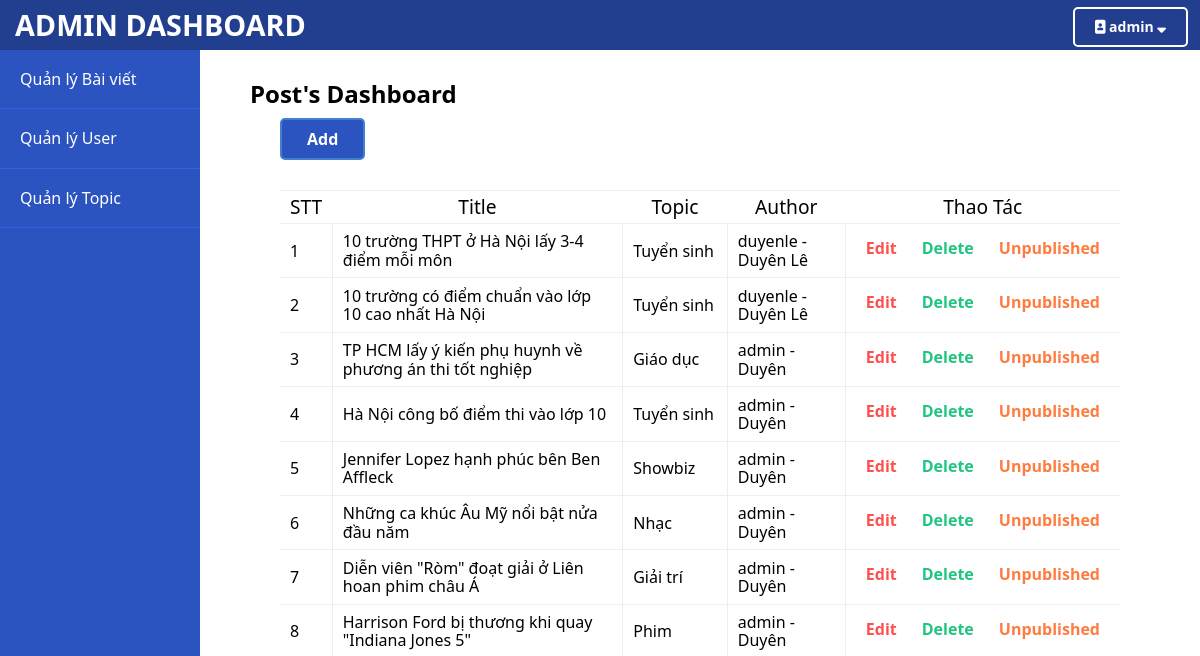
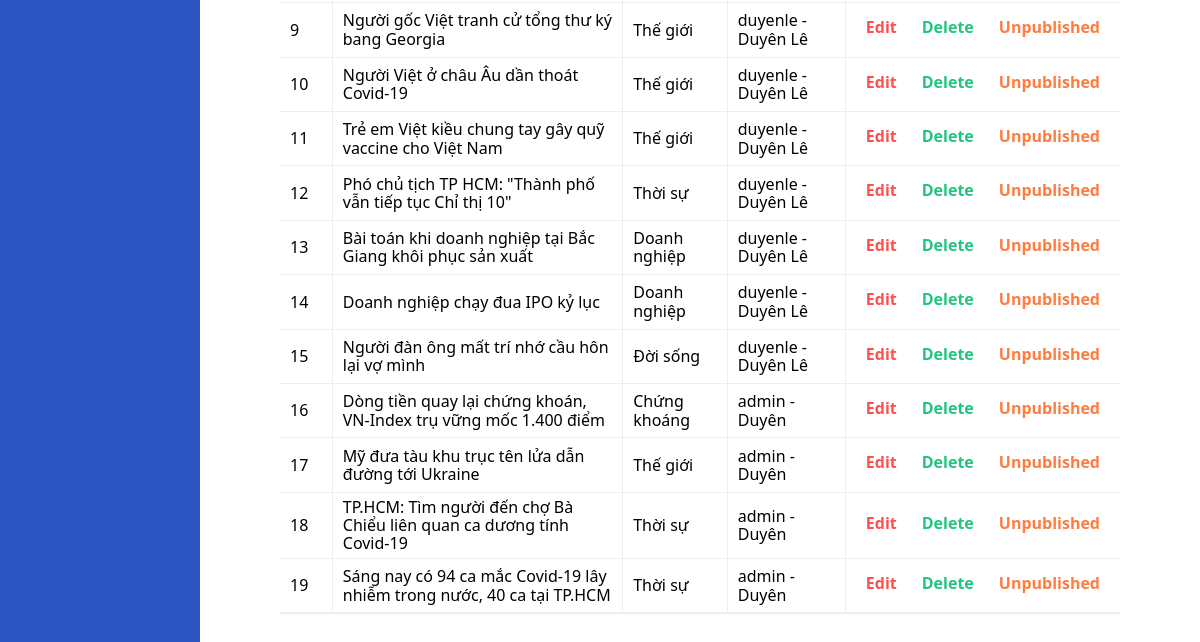
The page /admin/article/index.php (signed in) on the database as committed earlier (2 pictures, top to bottom).
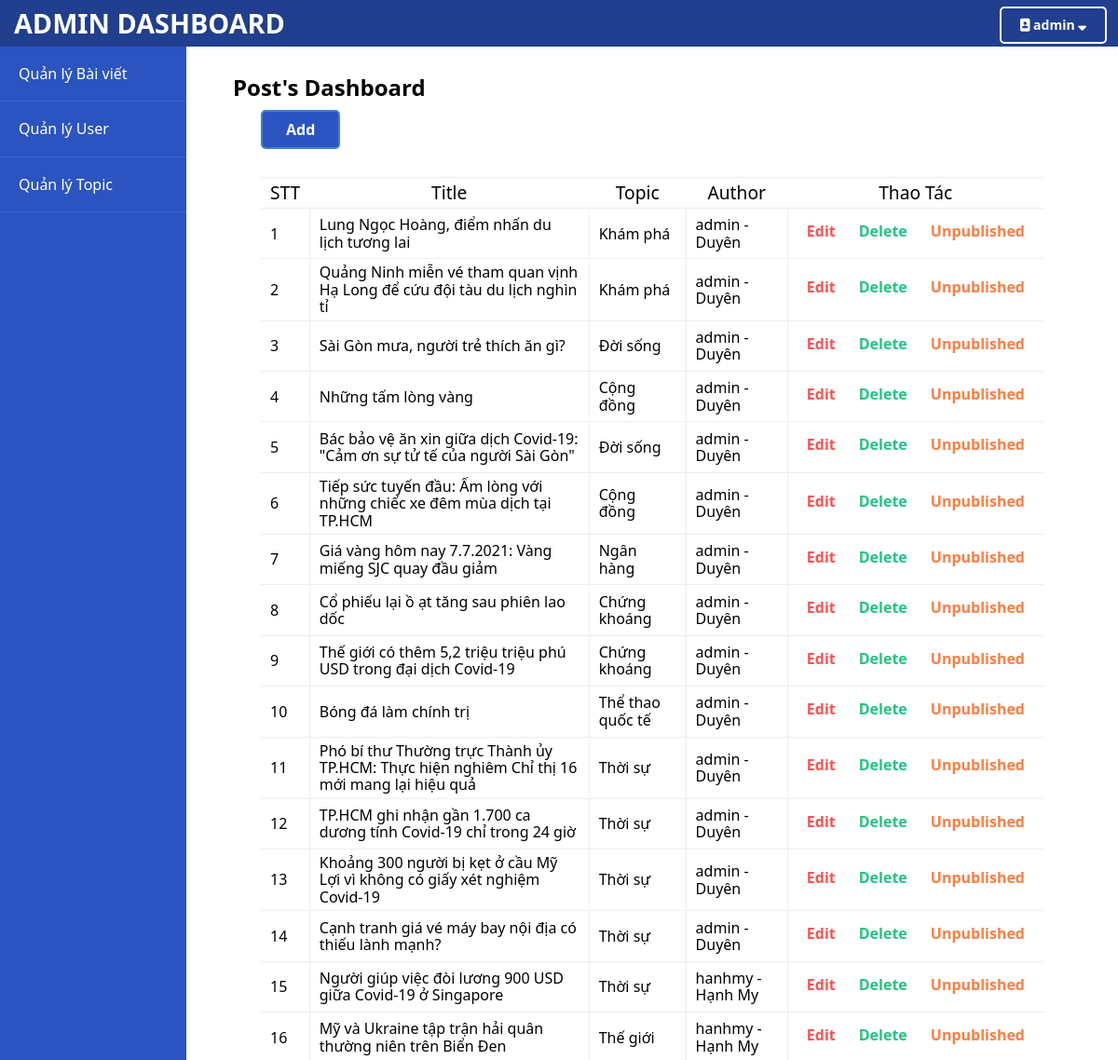
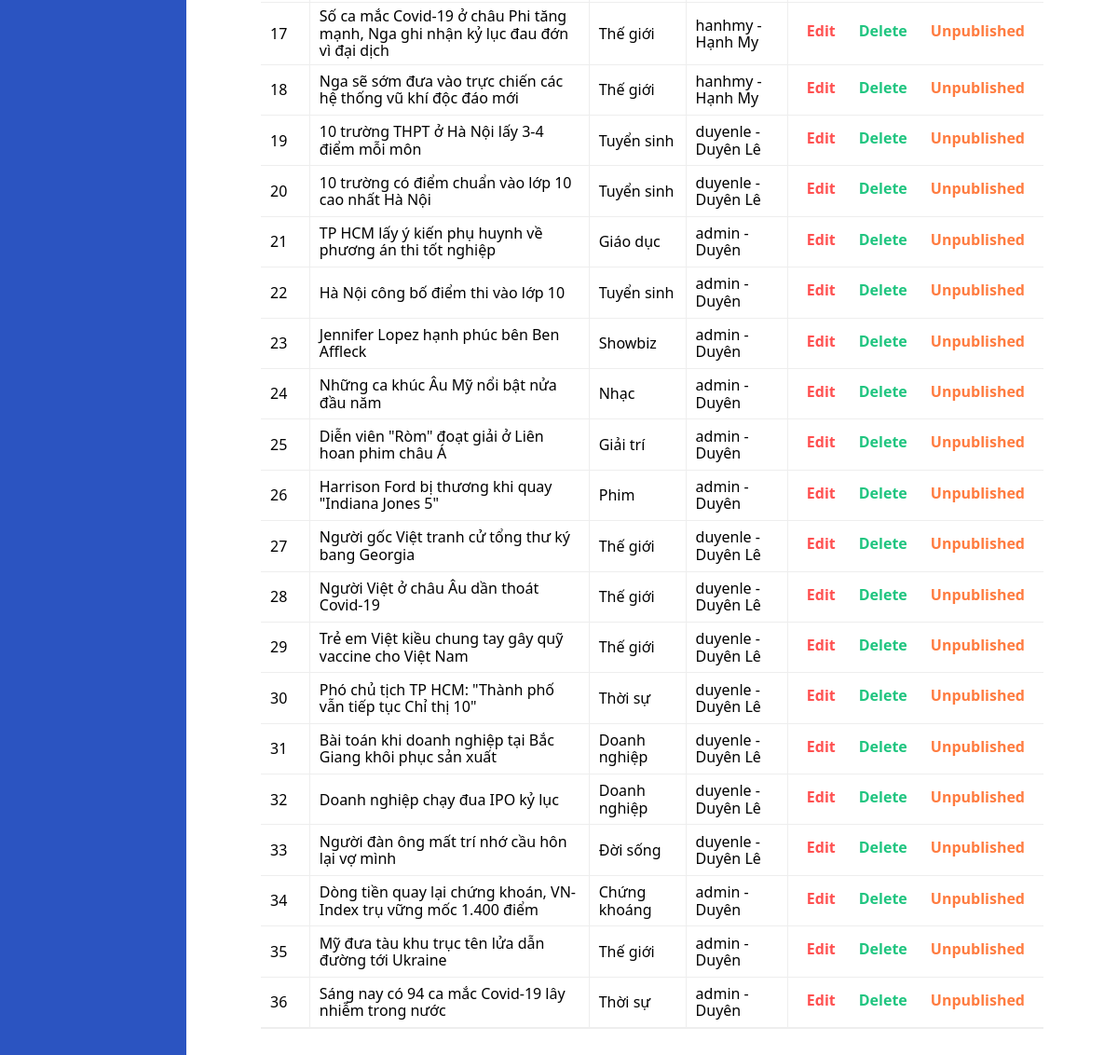
The same page on the database as committed later (2 pictures, top to bottom).
### tables this page shows
CREATE TABLE `posts` (
  `id` int(11) NOT NULL,
  `user_id` int(11) NOT NULL,
  `topic_id` int(11) NOT NULL,
  `title` varchar(255) NOT NULL,
  `content` mediumtext NOT NULL,
  `slug` varchar(255) NOT NULL,
  `image_path` varchar(255) NOT NULL,
  `IsPublished` tinyint(1) NOT NULL,
  `views` int(11) NOT NULL,
  `create_date` datetime NOT NULL DEFAULT current_timestamp(),
  `update_date` timestamp NOT NULL DEFAULT current_timestamp() ON UPDATE current_timestamp()
);

CREATE TABLE `topics` (
  `id` int(11) NOT NULL,
  `parent_topic_id` int(11) DEFAULT NULL,
  `name` varchar(255) NOT NULL
);

CREATE TABLE `users` (
  `id` int(11) NOT NULL,
  `email` varchar(255) NOT NULL,
  `username` varchar(255) NOT NULL,
  `password` varchar(255) NOT NULL,
  `fullname` varchar(255) NOT NULL,
  `role_id` int(11) NOT NULL,
  `verification_hash` varchar(255) NOT NULL,
  `IsActivated` tinyint(1) NOT NULL,
  `create_date` timestamp NOT NULL DEFAULT current_timestamp(),
  `update_date` timestamp NOT NULL DEFAULT current_timestamp() ON UPDATE current_timestamp()
);

### models/PostModel.php (called while the page is built, shortened)
<?php
require_once(ROOT_PATH . "/include/config.php");
class Post
{
    public function GetAllPosts()
    {
        global $conn;
        $sql = "SELECT * FROM posts ORDER BY id DESC";
        $result = mysqli_query($conn, $sql);
        $posts = mysqli_fetch_all($result, MYSQLI_ASSOC);
        $final = array();
        foreach ($posts as $post) {
            array_push($final, $post);
        }
        return $final;
    }
}

### models/CategoryModel.php (called while the page is built, shortened)
<?php
require_once(ROOT_PATH . "/include/config.php");
class Category
{
    public function getTopicNameByID($id)
    {
        if ($id !== null) {
            global $conn;
            $sql = "SELECT `name` FROM topics WHERE `id`=$id";
            $result = mysqli_query($conn, $sql);
            $final = mysqli_fetch_array($result);
            return $final['name'];
        }
    }
}

### models/UserModel.php (called while the page is built, shortened)
<?php
require_once(ROOT_PATH . "/include/config.php");
class User
{
    public function getUserById($id)
    {
        global $conn;
        $sql = "SELECT * FROM users WHERE id = $id";
        $result = mysqli_query($conn, $sql);
        $final = mysqli_fetch_array($result);
        return $final;
    }
}

### admin/article/index.php (the view, shortened to what this page needs)
<?php
require_once(ROOT_PATH . '/models/PostModel.php');
$post_model = new Post();
require_once(ROOT_PATH . '/models/CategoryModel.php');
$topic_model = new Category();
require_once(ROOT_PATH . '/models/UserModel.php');
$user_model = new User();
if (isset($_SESSION['user_id']) && $_SESSION['user_role_id'] !== 3) {
    ?>
<?php
    include(ROOT_PATH . '/admin/include/head.php'); ?>
</head>
<body>
    <div class="admin-header">
        <div class="logo">
            <a href="<?php echo BASE_URL . "dashboard/"; ?>">ADMIN DASHBOARD</a>
        </div>
        <?php include(ROOT_PATH . '/admin/include/menu.php'); ?>
        </div>
    <div class="admin-wrap">
        <?php include(ROOT_PATH . '/admin/include/sidebar.php'); ?>
        <div class="admin-content">
            <h2 class="page-title">Post's Dashboard</h2>
            <div class="btn"><a href="<?php echo BASE_URL . 'add-post/'?>" class="add-btn">Add</a></div>
            <div class="content">
                <div class="post-table">
                    <table>
                        <thead>
                            <tr>
                                <th>STT</th>
                                <th>Title</th>
                                <th>Topic</th>
                                <?php if ($_SESSION['user_role_id'] === 1) { ?>
                                <th>Author</th>
                                <?php } ?>
                                <th>Thao Tác</th>
                            </tr>
                        </thead>
                        <tbody>
                            <?php
                            if ($_SESSION['user_role_id'] ===1) {
                                $posts = $post_model->GetAllPosts();
                            } else {
                                $posts = $post_model->getPostsOfAuthor($_SESSION['user_id']);
                            }
    $STT = 1;
    foreach ($posts as $post) {?>
                            <tr>
                                <td><?php echo $STT; ?></td>
                                <td class="post_title">
                                    <span style="font-weight: 500;"><?php echo $post['title']; ?></span>
                                </td>
                                <td class="topic_name">
                                    <?php echo $topic_model->getTopicNameByID($post['topic_id']); ?>
                                </td>
                                <?php if ($_SESSION['user_role_id'] === 1) {
        $user = $user_model->getUserById($post['user_id']); ?>
                                    <td class="author">
                                    <?php echo $user['username']. ' - ' . $user['fullname']; ?>
                                    </td>
                                <?php
    }; ?>
                                <td class="thaotac">
                                    <div class="btn-group">
                                        <a href="<?php echo BASE_URL . 'edit-post/' . $post['id']; ?>" class="edit-btn">Edit</a>
                                        <a href="<?php echo BASE_URL . 'delete-post/'. $post['id']; ?>"
                                            class="delete-btn" onclick="return confirm('Bạn có chắc chắn muốn xóa bài viết này?')">Delete</a>
                                        <a href="<?php echo BASE_URL . 'publish-toggle/' . $post['id'] . '/' . ($post['IsPublished'] ? 0 : 1) ?>" class="publish-btn">
                                            <?php echo(!$post['IsPublished'] ? 'Published' : 'Unpublished') ?>
                                        </a>
                                    </div>
                                </td>
                            </tr>
                            <?php
                        $STT++;
                        }; ?>
                        </tbody>
                    </table>
                </div>
            </div>
        </div>
    </div>
</body>
</html>
<?php
} else {
                            header('location: ' . BASE_URL);
                        }?>

### admin/include/head.php (shortened to what this page needs)
<!DOCTYPE html>
<head>
    <link rel="stylesheet" href="https://cdnjs.cloudflare.com/ajax/libs/normalize/8.0.1/normalize.min.css">
    <link rel="stylesheet" href="../assets/css/admin-style.css">
    <link rel="stylesheet" href="../assets/css/form.css">

### admin/include/menu.php (shortened to what this page needs)
<div class="menu">
        <ul id="main-menu">
            <li>
                <a href="<?php echo BASE_URL . "profile/". $_SESSION['user_id'] ?>" style="text-transform: none;"><span><i class="fas fa-portrait"></i></span> <?php echo $_SESSION['user_username'] ?> <span><i class="fas fa-sort-down"></i></span></a>
            </li>
        </ul>
    </div>

### admin/include/sidebar.php
<div class="admin-sidebar">
    <ul>
        <li><a href="<?php echo BASE_URL . 'manage-posts/'; ?>">Quản lý Bài viết</a></li>
        <?php if ($_SESSION['user_role_id'] === 1) { ?>
            <li><a href="<?php echo BASE_URL . 'manage-users/'; ?>">Quản lý User</a></li>
            <li><a href="<?php echo BASE_URL . 'manage-categories/'; ?>">Quản lý Topic</a></li>
        <?php } ?>
    </ul>
</div>

### assets/css/admin-style.css (style rules this page uses)
* { box-sizing: border-box; padding: 0px; margin: 0px; font-family: 'Segoe UI', Tahoma, Geneva, Verdana, sans-serif; }
.admin-header { height: var(--admin-header-height); width: 100%; background-color: #213e8f; color: white; position: fixed; top: 0; left: 0; display: flex; justify-content: space-between; }
.admin-header .menu { margin-top: 5px; margin-right: 10px; }
.admin-header .logo { margin-top: 8px; }
.admin-header .logo a { text-decoration: none; color: white; padding: 5px 15px; font-size: 1.8rem; font-weight: 600; }
.admin-sidebar { background: #2B54C1; width: var(--admin-sidebar-width); position: fixed; top: var(--admin-header-height); left: 0; bottom: 0; }
.admin-sidebar ul { list-style-type: none; }
.admin-sidebar ul li a { padding: 20px; border-bottom: 1px solid #3563e4; color: white; display: block; text-decoration: none; }
.admin-content { padding: 30px 50px; margin-left: var(--admin-sidebar-width); margin-top: var(--admin-header-height); overflow-y: auto; }
div.topic-table, div.post-table, div.user-table { padding: 30px; overflow: auto; margin: 0 auto; }
table { width: 80%; }
.post-table table { width: 100%; }
table::after { content: ""; display: block; clear: both; }
table, th, td { border-bottom: 1px solid #eeeeee; border-collapse: collapse; }
th, td { padding: 5px 10px; }
td { border-right: 1px solid #eeeeee; }
td:last-child { border-right: none; }
th { border-top: 1px solid #eeeeee; font-size: 1.2rem; font-weight: 500; }
.btn-group { display: flex; justify-content: center; }
.btn-group a { padding: 10px; margin: 0 5px 5px 0; border-radius: 5px; font-weight: 600; display: inline-block; text-decoration: none; }
.btn-group a:last-child { margin-right: 0; }
div.btn { display: block; }
.add-btn { border: 2px solid #4380cf; background-color: #2B54C1; color: white; margin: 10px 0 0 30px; padding: 10px 25px; border-radius: 5px; display: inline-block; font-weight: bold; text-decoration: none; }
.edit-btn { color: #ff5050; }
.delete-btn { color: #20c580; }
.publish-btn { color: #ff7c40; }
#main-menu { list-style-type: none; }
#main-menu li { text-align: left; }
#main-menu li::after { content: ""; display: block; clear: both; }
#main-menu li a { text-decoration: none; display: block; font-size: 14px; font-weight: 700; }
#main-menu > li { float: left; }
#main-menu > li > a { color: white; background-color: #213e8f; border: 2px solid white; border-radius: 5px; padding: 10px 20px; margin: 2px; text-transform: uppercase; }

Rows that differ between the two databases and show on the page:
removed posts: title "TP.HCM: Tìm người đến chợ Bà Chiểu liên quan ca dương tính Covid-19", topic.name "Thời sự", user.username "admin", user.fullname "Duyên", IsPublished "Unpublished"
added posts: title "Lung Ngọc Hoàng, điểm nhấn du lịch tương lai", topic.name "Khám phá", user.username "admin", user.fullname "Duyên", IsPublished "Unpublished"
added posts: title "Quảng Ninh miễn vé tham quan vịnh Hạ Long để cứu đội tàu du lịch nghìn tỉ", topic.name "Khám phá", user.username "admin", user.fullname "Duyên", IsPublished "Unpublished"
added posts: title "Sài Gòn mưa, người trẻ thích ăn gì?", topic.name "Đời sống", user.username "admin", user.fullname "Duyên", IsPublished "Unpublished"
added posts: title "Những tấm lòng vàng", topic.name "Cộng đồng", user.username "admin", user.fullname "Duyên", IsPublished "Unpublished"
added posts: title "Bác bảo vệ ăn xin giữa dịch Covid-19: \"Cảm ơn sự tử tế của người Sài Gòn\"", topic.name "Đời sống", user.username "admin", user.fullname "Duyên", IsPublished "Unpublished"
added posts: title "Tiếp sức tuyến đầu: Ấm lòng với những chiếc xe đêm mùa dịch tại TP.HCM", topic.name "Cộng đồng", user.username "admin", user.fullname "Duyên", IsPublished "Unpublished"
added posts: title "Giá vàng hôm nay 7.7.2021: Vàng miếng SJC quay đầu giảm", topic.name "Ngân hàng", user.username "admin", user.fullname "Duyên", IsPublished "Unpublished"
added posts: title "Cổ phiếu lại ồ ạt tăng sau phiên lao dốc", topic.name "Chứng khoáng", user.username "admin", user.fullname "Duyên", IsPublished "Unpublished"
added posts: title "Thế giới có thêm 5,2 triệu triệu phú USD trong đại dịch Covid-19", topic.name "Chứng khoáng", user.username "admin", user.fullname "Duyên", IsPublished "Unpublished"
added posts: title "Bóng đá làm chính trị", topic.name "Thể thao quốc tế", user.username "admin", user.fullname "Duyên", IsPublished "Unpublished"
added posts: title "Phó bí thư Thường trực Thành ủy TP.HCM: Thực hiện nghiêm Chỉ thị 16 mới mang lại hiệu quả", topic.name "Thời sự", user.username "admin", user.fullname "Duyên", IsPublished "Unpublished"
added posts: title "TP.HCM ghi nhận gần 1.700 ca dương tính Covid-19 chỉ trong 24 giờ", topic.name "Thời sự", user.username "admin", user.fullname "Duyên", IsPublished "Unpublished"
added posts: title "Khoảng 300 người bị kẹt ở cầu Mỹ Lợi vì không có giấy xét nghiệm Covid-19", topic.name "Thời sự", user.username "admin", user.fullname "Duyên", IsPublished "Unpublished"
added posts: title "Cạnh tranh giá vé máy bay nội địa có thiếu lành mạnh?", topic.name "Thời sự", user.username "admin", user.fullname "Duyên", IsPublished "Unpublished"
added posts: title "Người giúp việc đòi lương 900 USD giữa Covid-19 ở Singapore", topic.name "Thời sự", user.username "hanhmy", user.fullname "Hạnh My", IsPublished "Unpublished"
added posts: title "Mỹ và Ukraine tập trận hải quân thường niên trên Biển Đen", topic.name "Thế giới", user.username "hanhmy", user.fullname "Hạnh My", IsPublished "Unpublished"
added posts: title "Số ca mắc Covid-19 ở châu Phi tăng mạnh, Nga ghi nhận kỷ lục đau đớn vì đại dịch", topic.name "Thế giới", user.username "hanhmy", user.fullname "Hạnh My", IsPublished "Unpublished"
added posts: title "Nga sẽ sớm đưa vào trực chiến các hệ thống vũ khí độc đáo mới", topic.name "Thế giới", user.username "hanhmy", user.fullname "Hạnh My", IsPublished "Unpublished"
changed posts: title "Sáng nay có 94 ca mắc Covid-19 lây nhiễm trong nước, 40 ca tại TP.HCM" → "Sáng nay có 94 ca mắc Covid-19 lây nhiễm trong nước"
